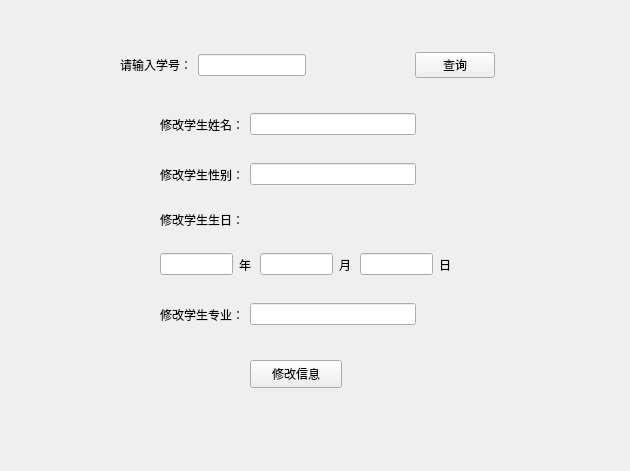
<?xml version="1.0" encoding="UTF-8"?>
<ui version="4.0">
 <class>studentM</class>
 <widget class="QWidget" name="studentM">
  <property name="geometry">
   <rect>
    <x>0</x>
    <y>0</y>
    <width>630</width>
    <height>471</height>
   </rect>
  </property>
  <property name="windowTitle">
   <string>修改学生信息</string>
  </property>
  <widget class="QWidget" name="layoutWidget">
   <property name="geometry">
    <rect>
     <x>160</x>
     <y>160</y>
     <width>256</width>
     <height>29</height>
    </rect>
   </property>
   <layout class="QHBoxLayout" name="horizontalLayout_3">
    <item>
     <widget class="QLabel" name="label_3">
      <property name="text">
       <string>修改学生性别：</string>
      </property>
     </widget>
    </item>
    <item>
     <widget class="QLineEdit" name="ssexEdit"/>
    </item>
   </layout>
  </widget>
  <widget class="QLabel" name="label_4">
   <property name="geometry">
    <rect>
     <x>160</x>
     <y>210</y>
     <width>111</width>
     <height>19</height>
    </rect>
   </property>
   <property name="text">
    <string>修改学生生日：</string>
   </property>
  </widget>
  <widget class="QWidget" name="layoutWidget_2">
   <property name="geometry">
    <rect>
     <x>260</x>
     <y>250</y>
     <width>91</width>
     <height>29</height>
    </rect>
   </property>
   <layout class="QHBoxLayout" name="horizontalLayout_5">
    <item>
     <widget class="QLineEdit" name="monthEdit"/>
    </item>
    <item>
     <widget class="QLabel" name="label_6">
      <property name="text">
       <string>月</string>
      </property>
     </widget>
    </item>
   </layout>
  </widget>
  <widget class="QWidget" name="layoutWidget_3">
   <property name="geometry">
    <rect>
     <x>360</x>
     <y>250</y>
     <width>91</width>
     <height>29</height>
    </rect>
   </property>
   <layout class="QHBoxLayout" name="horizontalLayout_6">
    <item>
     <widget class="QLineEdit" name="dayEdit"/>
    </item>
    <item>
     <widget class="QLabel" name="label_7">
      <property name="text">
       <string>日</string>
      </property>
     </widget>
    </item>
   </layout>
  </widget>
  <widget class="QWidget" name="layoutWidget_4">
   <property name="geometry">
    <rect>
     <x>160</x>
     <y>300</y>
     <width>256</width>
     <height>29</height>
    </rect>
   </property>
   <layout class="QHBoxLayout" name="horizontalLayout_7">
    <item>
     <widget class="QLabel" name="label_8">
      <property name="text">
       <string>修改学生专业：</string>
      </property>
     </widget>
    </item>
    <item>
     <widget class="QLineEdit" name="smajorEdit"/>
    </item>
   </layout>
  </widget>
  <widget class="QPushButton" name="modifyButton">
   <property name="geometry">
    <rect>
     <x>250</x>
     <y>360</y>
     <width>92</width>
     <height>28</height>
    </rect>
   </property>
   <property name="text">
    <string>修改信息</string>
   </property>
  </widget>
  <widget class="QWidget" name="">
   <property name="geometry">
    <rect>
     <x>120</x>
     <y>50</y>
     <width>375</width>
     <height>30</height>
    </rect>
   </property>
   <layout class="QHBoxLayout" name="horizontalLayout">
    <item>
     <widget class="QLabel" name="label">
      <property name="text">
       <string>请输入学号：</string>
      </property>
     </widget>
    </item>
    <item>
     <widget class="QLineEdit" name="lineEdit"/>
    </item>
    <item>
     <spacer name="horizontalSpacer">
      <property name="orientation">
       <enum>Qt::Horizontal</enum>
      </property>
      <property name="sizeHint" stdset="0">
       <size>
        <width>40</width>
        <height>20</height>
       </size>
      </property>
     </spacer>
    </item>
    <item>
     <widget class="QPushButton" name="queryButton">
      <property name="text">
       <string>查询</string>
      </property>
     </widget>
    </item>
   </layout>
  </widget>
  <widget class="QWidget" name="">
   <property name="geometry">
    <rect>
     <x>160</x>
     <y>110</y>
     <width>256</width>
     <height>29</height>
    </rect>
   </property>
   <layout class="QHBoxLayout" name="horizontalLayout_2">
    <item>
     <widget class="QLabel" name="label_2">
      <property name="text">
       <string>修改学生姓名：</string>
      </property>
     </widget>
    </item>
    <item>
     <widget class="QLineEdit" name="snameEdit"/>
    </item>
   </layout>
  </widget>
  <widget class="QWidget" name="">
   <property name="geometry">
    <rect>
     <x>160</x>
     <y>250</y>
     <width>91</width>
     <height>29</height>
    </rect>
   </property>
   <layout class="QHBoxLayout" name="horizontalLayout_4">
    <item>
     <widget class="QLineEdit" name="yearEdit"/>
    </item>
    <item>
     <widget class="QLabel" name="label_5">
      <property name="text">
       <string>年</string>
      </property>
     </widget>
    </item>
   </layout>
  </widget>
 </widget>
 <resources/>
 <connections/>
</ui>
